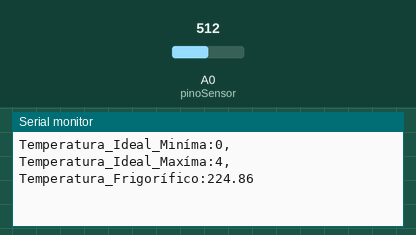
Recording of a sketch running on a simulated Arduino Uno, built with avr-gcc and run on an emulated ATmega328P. Parts: the last lines printed to the serial monitor. The test bench sets the inputs (shaded band); at power-on: A0 (pinoSensor) = 512.

Above: at 1.3 s.
1.4 s: A0 (pinoSensor) set to 716
At 2.0 s:
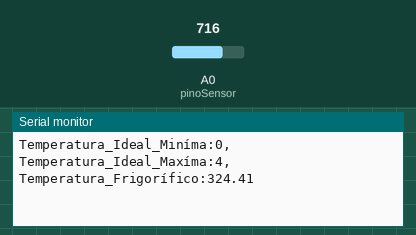
2.9 s: A0 (pinoSensor) set to 900
At 3.6 s:
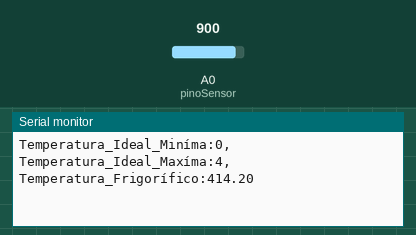
Timing chart, 0 to 5.9 s (numbered marks = the images above; inputs shaded):
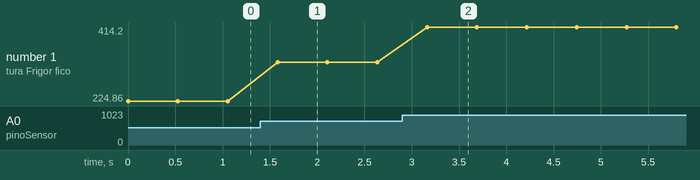

Measured:
- after the input at 1.4 s, the serial monitor: prints a new line after 0.18 s (image 1)
- after the input at 2.9 s, the serial monitor: prints a new line after 0.26 s (image 2)
- plotted number 1: 224.86 → 324.41 after the input at 1.4 s, 324.41 → 414.2 after the input at 2.9 s

The sketch:

codigoArduino.ino
```cpp
int pinoSensor = 0; // Saída do sensor na A0
int temperaturaIMin = 0;
int temperaturaIMax = 4;
float temperatura = 0; // temperatura lida


// Função que será executada uma vez (setup):
void setup() {
  Serial.begin(9600); // Inicia a comunicação serial a 9600 bauds
}

// Função executada continuamente (loop):
void loop() {

  Serial.print("Temperatura_Ideal_Miníma:");
  Serial.print(temperaturaIMin);

  Serial.print(", Temperatura_Ideal_Maxíma:");
  Serial.print(temperaturaIMax);

  temperatura = (analogRead(pinoSensor) * 0.488); // 5 volts / 1.023 = 0,0048 precisão do A/D (0,0048V ~= 1ºC)
  temperatura = temperatura - 25; // Ajuste da temperatura para simulação do ambiente;
  Serial.print(", Temperatura_Frigorífico:");
  Serial.println(temperatura);

  delay(500);
}
```
